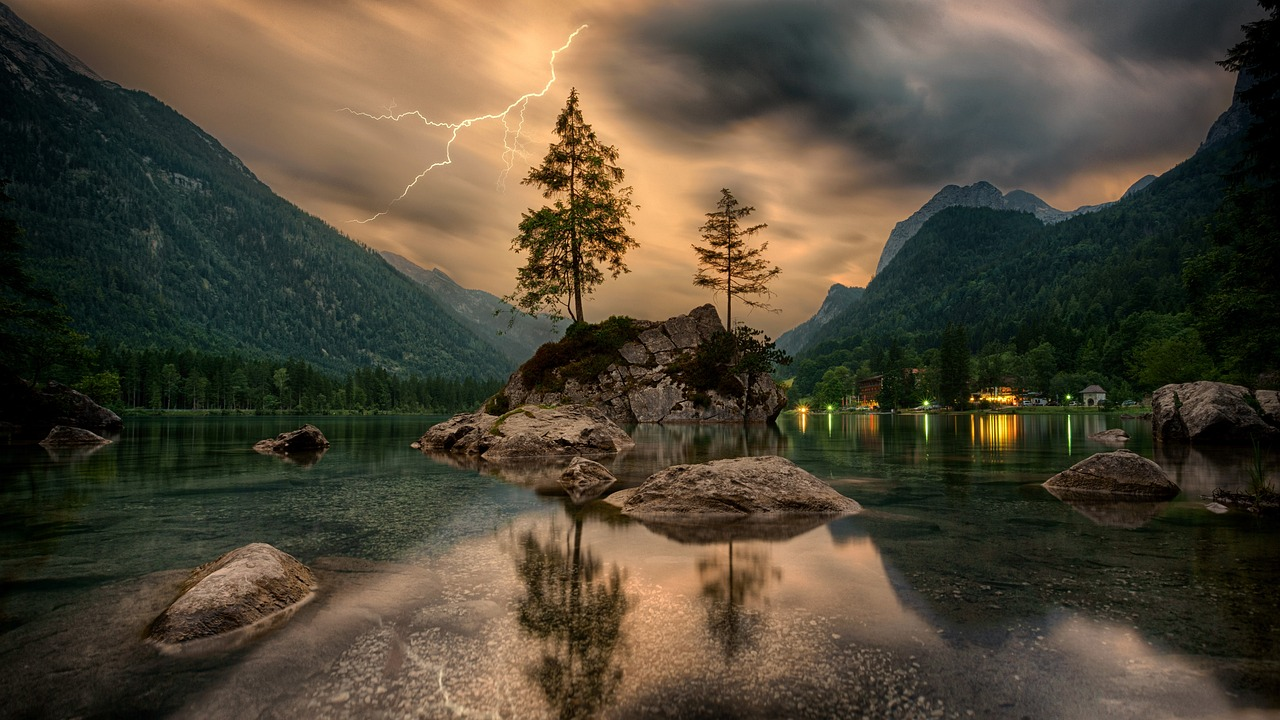
#> input picture CVIP/EP-1/img2.jpg, 1280 x 720 px
$ python EP-1.3.py
#> lines starting #> are read from the running program, lines starting #| are printed output that depends on the picture
import cv2
import numpy as np
image_path= "img2.jpg"
image=cv2.imread(image_path)
#> image is the input picture: shape (720, 1280, 3); mean B, G, R 54.3, 71, 79.7
rows, cols, _=image.shape
#> rows = 720; cols = 1280
print(image.shape)
#| (720, 1280, 3)
translation_matrix=np.float32([[1, 0, 50], [0, 1, 100]])
translated_image=cv2.warpAffine(image, translation_matrix, (cols, rows))
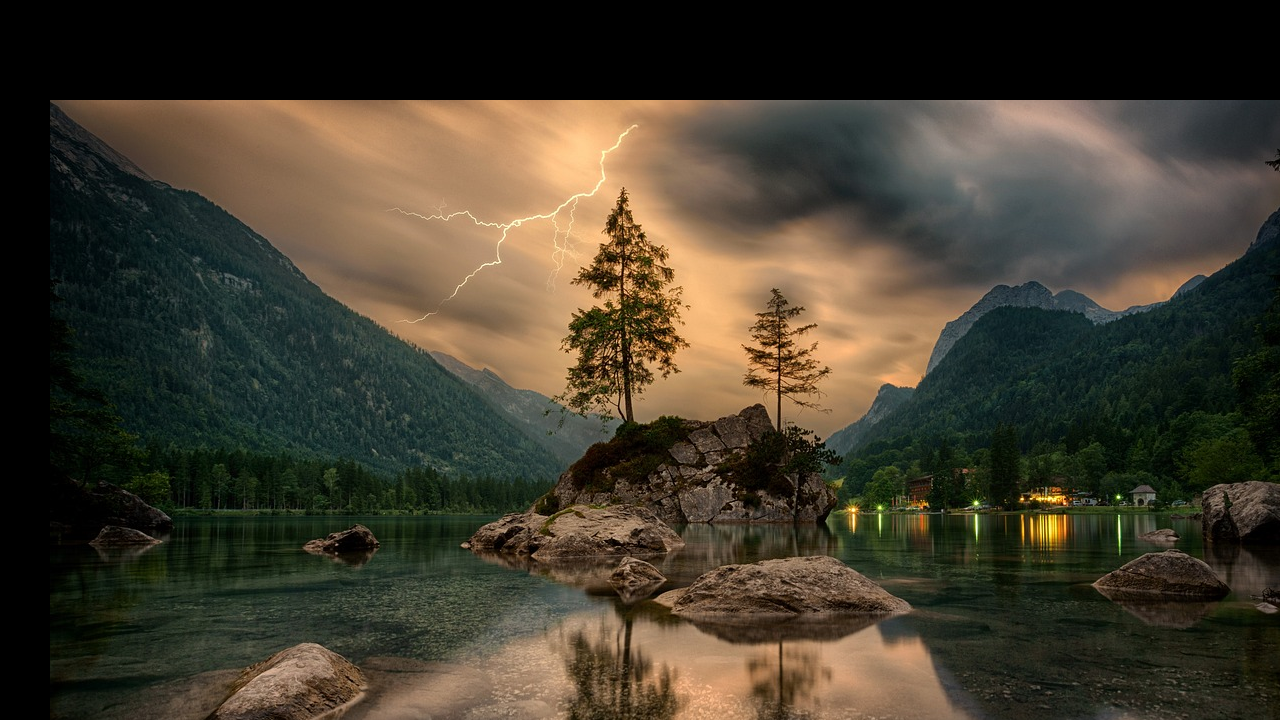
#> translated_image: shape (720, 1280, 3); mean B, G, R 46.1, 60.6, 67.4
cv2.imshow("Translated image", translated_image)
center=(cols//2, rows//2)
#> center = (640, 360)
angle=45
scale=1.0
rotation_matrix=cv2.getRotationMatrix2D(center, angle, scale)
rotated_image=cv2.warpAffine(image, rotation_matrix, (cols, rows))
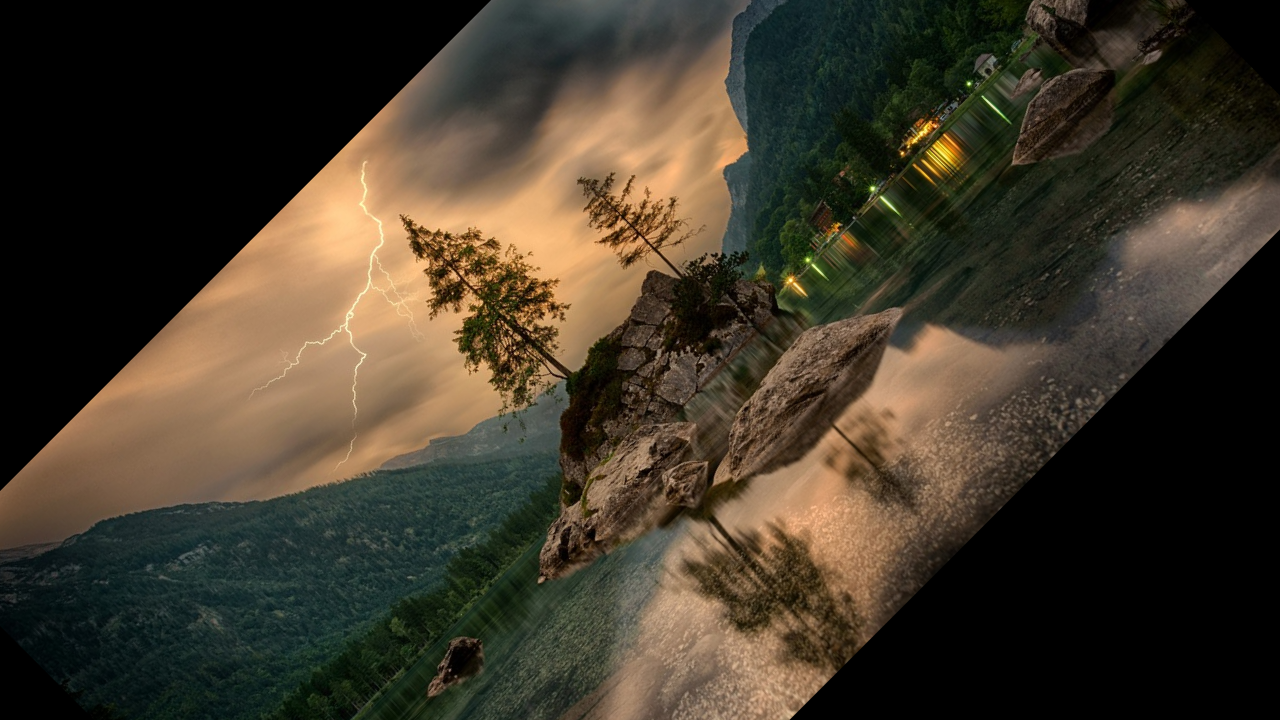
#> rotated_image: shape (720, 1280, 3); mean B, G, R 41.8, 56.3, 64.7
cv2.imshow("Rotated image", rotated_image)
scale_factor = 1.5
scaled_image = cv2.resize(image, None, fx=scale_factor, fy=scale_factor)
cv2.imshow("Scaled Image", scaled_image)
shear_factor_x = 0.5
shear_factor_y = 0.5
shear_matrix = np.float32([[1, shear_factor_x, 0], [shear_factor_y, 1, 0]])
sheared_image = cv2.warpAffine(image, shear_matrix, (cols, rows))
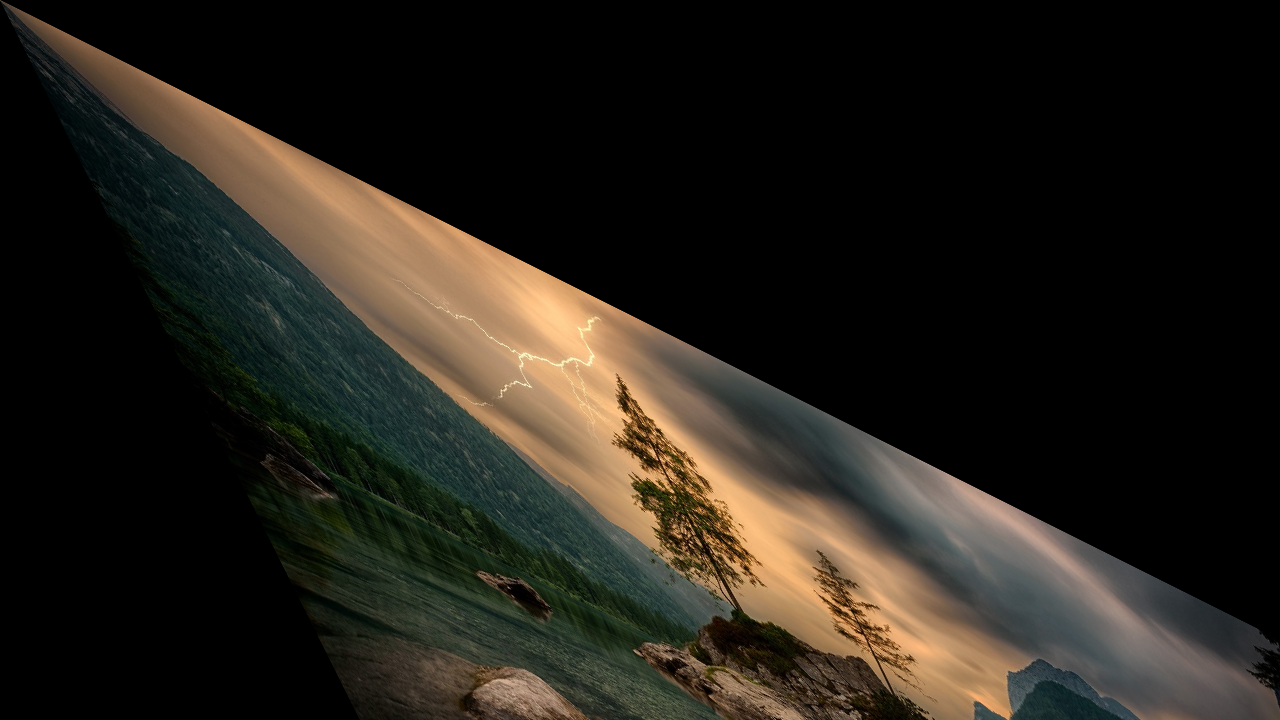
#> sheared_image: shape (720, 1280, 3); mean B, G, R 25.9, 33.2, 37.3
cv2.imshow("Sheared Image", sheared_image)
cv2.waitKey(0)
cv2.destroyAllWindows()
